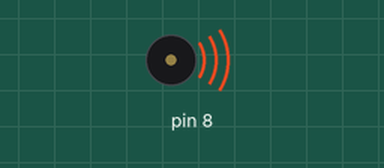
Simulated run of this sketch. Board: Arduino Uno, built with avr-gcc and run on an emulated ATmega328P. Shown: buzzer (waves = sounding).

Above: at 0.2 s.
At 4.4 s:
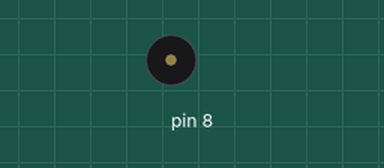
Timing chart, 0 to 20.0 s (numbered marks = the images above):
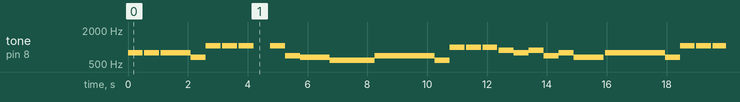

The sketch:

tone.ino
```cpp
void setup() {
  // put your setup code here, to run once:
pinMode(8, OUTPUT);
}

void loop() {
 // put your main code here, to run repeatedly:
sol();jeda();diam();sol();jeda();diam();sol();jeda();jeda();mi();jeda();Do();jeda();diam();Do();jeda();diam(); Do();jeda();diam();jeda();
Do();jeda();sol();jeda;fa();jeda();mi();jeda();jeda();re();jeda();jeda();jeda();
fa();jeda();fa();jeda();fa();jeda();jeda();re();jeda();si();jeda();diam();si();jeda();diam();
si();jeda();diam();la();jeda();sol();jeda();la();jeda();fa();jeda();
sol();jeda();mi();jeda();jeda();diam();sol();jeda();sol();jeda();sol();jeda();jeda();mi();jeda();Do();jeda();diam();Do();jeda();diam(); Do();jeda();diam();jeda();
Do();jeda();sol();jeda;fa();jeda();d0();jeda();la();jeda();jeda();diam();
jeda();jeda();la();jeda();la();jeda();la();jeda();Do();jeda();sol();jeda();
sol();jeda();sol();jeda();jeda();diam();sol();jeda();fa();jeda();
mi();jeda();re();jeda();jeda();diam();

}
void d0()
{tone(8,523);//c1
}
void re()
{tone(8,587);//d2
}
void mi()
{tone(8,659);//e3
}
void fa()
{tone(8,698);//f4
}
void sol()
{tone(8,784);//g5
}
void la()
{tone(8,880);//a6
}
void si()
{tone(8,988);//b7
}
void Do()
{tone(8,1047);//c1
}
void diam()
{ noTone(8);delay(50);
}
void jeda()
{ delay(500);}
```

Measured:
- by itself, tone on pin 8: plays 784 Hz for 0.50 s, 784 Hz for 0.50 s, 784 Hz for 1.0 s, 659 Hz for 0.50 s, 1047 Hz for 0.50 s, 1047 Hz for 0.50 s … (163 notes in this stretch)
